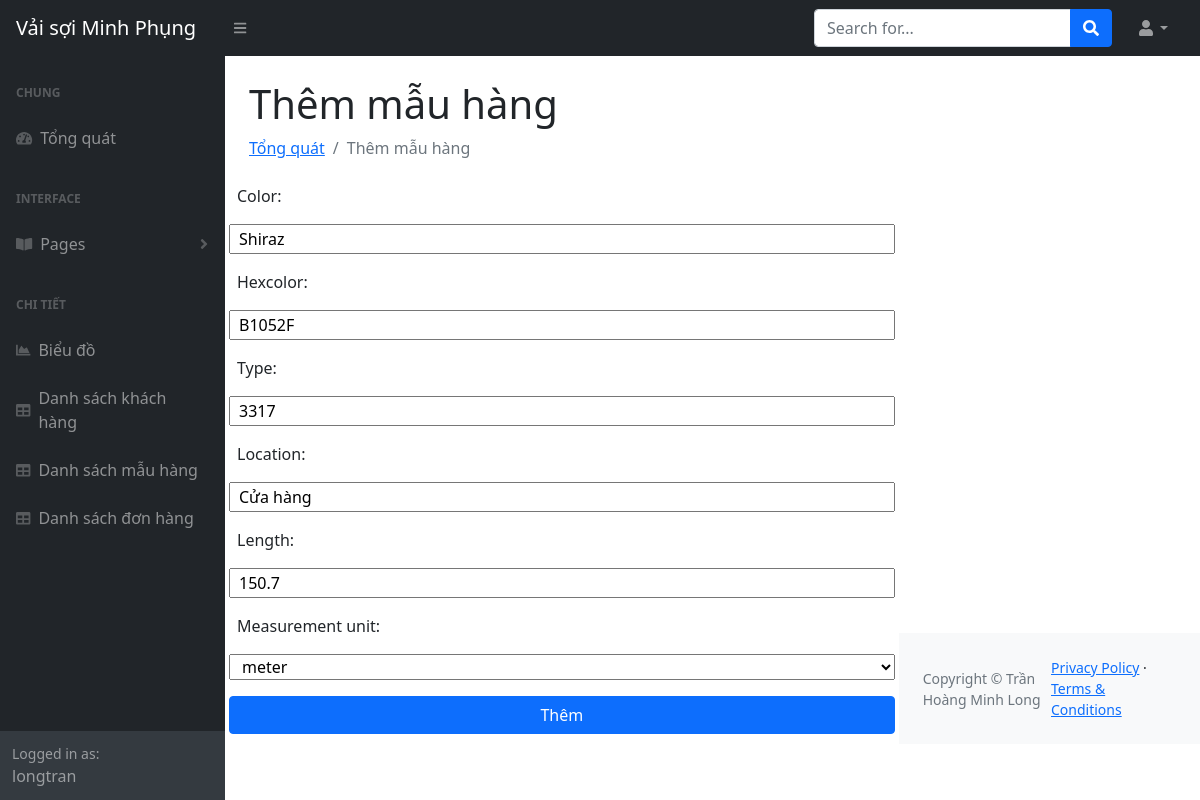
/updateProduct/1 (signed in), run on the app's committed database.
### management/models.py (models this page shows, shortened)
class Product(models.Model):
    measurement_unit_choices = [
        ('m', 'meter'),
        ('y', 'yard'),
    ]
    product_id = models.BigAutoField(primary_key=True)
    color = models.CharField(max_length=64)
    hexcolor = models.CharField(max_length=64)
    length = models.FloatField()
    measurement_unit = models.CharField(max_length = 64, choices = measurement_unit_choices)
    type = models.CharField(max_length=64)
    location = models.CharField(max_length=64, null=True)
    length = models.FloatField()
    measurement_unit = models.CharField(max_length=64, choices=measurement_unit_choices)
    product_date = models.DateTimeField(auto_now_add=True, null=True)

### management/decorators.py (the view)
        def wrapper_func(request, *args, **kwargs):
            group = None
            if request.user.groups.exists():
                group = request.user.groups.all()[0].name
            if group in allowed_roles:
                return view_func(request, *args, **kwargs)
            else:
                return HttpResponse("Bạn không có quyền truy cập")

### management/forms.py
class ProductForm(ModelForm):
    class Meta:
        model = Product
        fields = "__all__"

### management/views.py (called while the page is built)
@login_required(login_url="login")
@allowed_users(allowed_roles=["admin"])
def updateProduct(request, pk):
    product = Product.objects.get(product_id=pk)
    form = ProductForm(instance=product)
    if request.method == "POST":
        form = ProductForm(request.POST, instance=product)
        if form.is_valid():
            form.save(),
            return redirect("productTable")
    context = {
        "form": form,
    }
    return render(request, "management/forms/formProduct.html", context)

### management/templates/management/forms/formProduct.html (shortened to what this page needs)
{% extends 'management/main.html' %} {%block content%}
                <main>
                    <div class="container-fluid px-4">
                        <h1 class="mt-4">Thêm mẫu hàng</h1>
                        <ol class="breadcrumb mb-4">
                            <li class="breadcrumb-item"><a href="{% url 'home'%}">Tổng quát</a></li>
                            <li class="breadcrumb-item active">Thêm mẫu hàng</li>
                        </ol>
                    </div>
                   <div class="container mb-3 mt-3">
                    <form class="row g-3" action="" method="POST">
                        {{form}}
                          <button type="submit" class="btn btn-primary">Thêm</button>
                        </div>
                   </div>
{%endblock%}

### management/templates/management/sidenavbar.html (shortened to what this page needs)
<div id="layoutSidenav_nav">
  <nav class="sb-sidenav accordion sb-sidenav-dark" id="sidenavAccordion">
    <div class="sb-sidenav-menu">
      <div class="nav">
        <div class="sb-sidenav-menu-heading">Chung</div>
        <a class="nav-link" href="home">
          <div class="sb-nav-link-icon">
            <i class="fas fa-tachometer-alt"></i>
          </div>
          Tổng quát
        </a>
        <div class="sb-sidenav-menu-heading">Interface</div>
        <a
          class="nav-link collapsed"
          href="#"
          data-bs-toggle="collapse"
          data-bs-target="#collapsePages"
          aria-expanded="false"
          aria-controls="collapsePages"
        >
          <div class="sb-nav-link-icon"><i class="fas fa-book-open"></i></div>
          Pages
          <div class="sb-sidenav-collapse-arrow">
            <i class="fas fa-angle-down"></i>
          </div>
        </a>
        <div class="sb-sidenav-menu-heading">Chi tiết</div>
        <a class="nav-link" href="{% url 'charts' %}">
          <div class="sb-nav-link-icon"><i class="fas fa-chart-area"></i></div>
          Biểu đồ
        </a>
        <a class="nav-link" href="{% url 'customerTable' %}">
          <div class="sb-nav-link-icon"><i class="fas fa-table"></i></div>
          Danh sách khách hàng
        </a>
        <a class="nav-link" href="{% url 'productTable' %}">
          <div class="sb-nav-link-icon"><i class="fas fa-table"></i></div>
          Danh sách mẫu hàng
        </a>
        <a class="nav-link" href="{% url 'orderTable' %}">
          <div class="sb-nav-link-icon"><i class="fas fa-table"></i></div>
          Danh sách đơn hàng
        </a>
      </div>
    </div>
    <div class="sb-sidenav-footer">
      <div class="small">Logged in as:</div>
      {{request.user}}
    </div>
  </nav>
</div>

### data on the page
Product: color "Shiraz", hexcolor "B1052F", type "3317", location "Cửa hàng", length "150.7", measurement_unit "meter"

### other printed values
{{ request.user }} "longtran"
